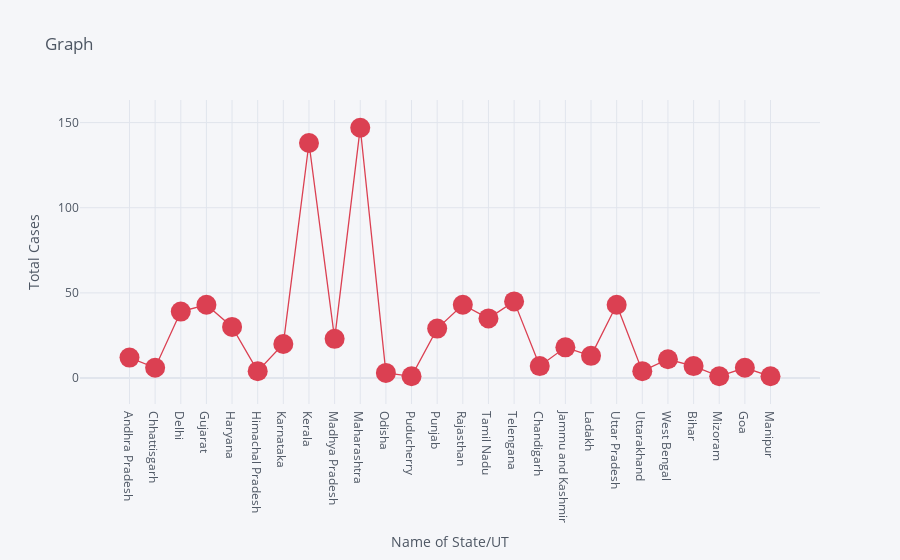

Notebook code for this chart:
### Code cell
df.iplot(kind='scatter',x='Name of State / UT',y='Total Cases',mode='markers+lines',title='Graph',xTitle='Name of State/UT',yTitle='Total Cases',colors='red',size=20)

### Figure 1 — Plotly figure (JSON) as saved in the notebook; plotly's stock layout.template omitted (floating-point values rounded to 4 significant figures)
{"data": [{"line": {"color": "rgba(219, 64, 82, 1.0)", "dash": "solid", "shape": "linear", "width": 1.3}, "marker": {"size": 20, "symbol": "circle"}, "mode": "markers+lines", "name": "Total Cases", "text": "", "type": "scatter", "x": ["Andhra Pradesh", "Chhattisgarh", "Delhi", "Gujarat", "Haryana", "Himachal Pradesh", "Karnataka", "Kerala", "Madhya Pradesh", "Maharashtra", "Odisha", "Puducherry", "Punjab", "Rajasthan", "Tamil Nadu", "Telengana", "Chandigarh", "Jammu and Kashmir", "Ladakh", "Uttar Pradesh", "Uttarakhand", "West Bengal", "Bihar", "Mizoram", "Goa", "Manipur"], "y": [12, 6, 39, 43, 30, 4, 20, 138, 23, 147, 3, 1, 29, 43, 35, 45, 7, 18, 13, 43, 4, 11, 7, 1, 6, 1]}], "layout": {"legend": {"bgcolor": "#F5F6F9", "font": {"color": "#4D5663"}}, "paper_bgcolor": "#F5F6F9", "plot_bgcolor": "#F5F6F9", "title": {"font": {"color": "#4D5663"}, "text": "Graph"}, "xaxis": {"gridcolor": "#E1E5ED", "showgrid": true, "tickfont": {"color": "#4D5663"}, "title": {"font": {"color": "#4D5663"}, "text": "Name of State/UT"}, "zerolinecolor": "#E1E5ED"}, "yaxis": {"gridcolor": "#E1E5ED", "showgrid": true, "tickfont": {"color": "#4D5663"}, "title": {"font": {"color": "#4D5663"}, "text": "Total Cases"}, "zerolinecolor": "#E1E5ED"}}}
